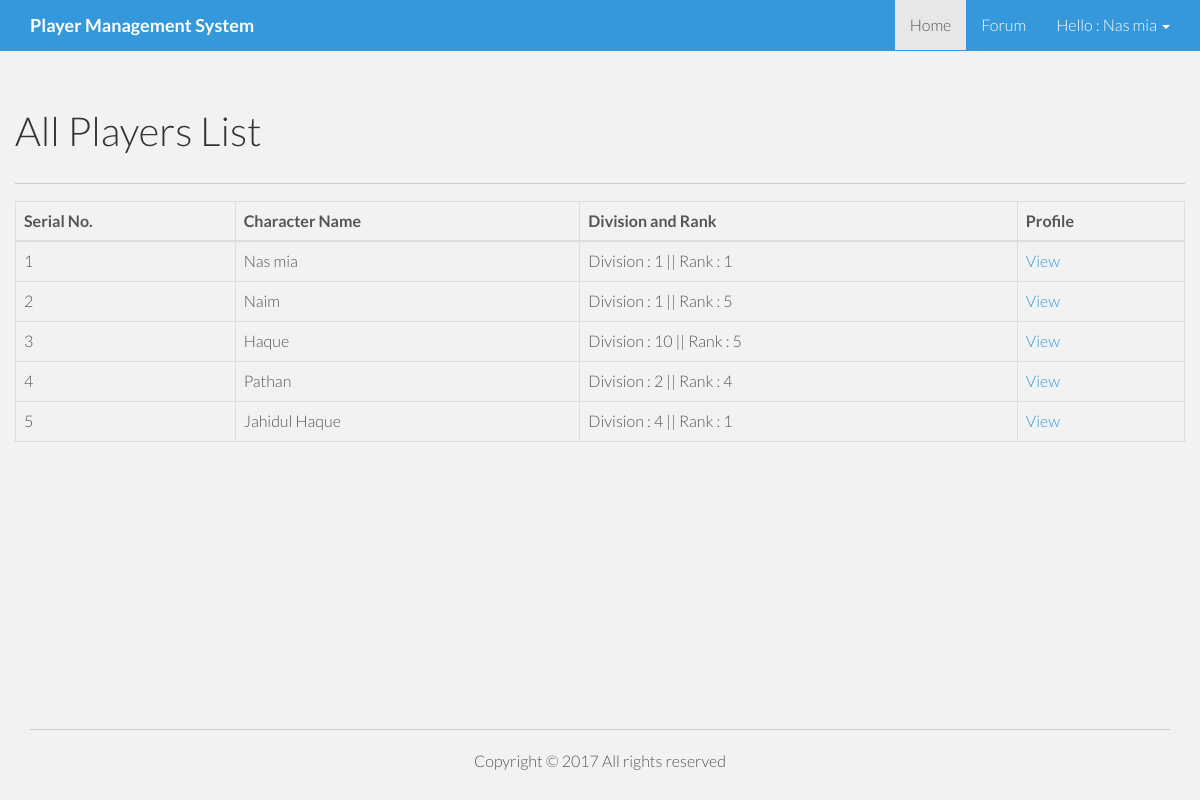
The page /index.php (signed in) on the database its author committed.
### tables this page shows
CREATE TABLE `tbl_users` (
  `id` int(16) NOT NULL,
  `username` varchar(255) NOT NULL,
  `character_name` varchar(255) NOT NULL,
  `email` varchar(255) NOT NULL,
  `avatar` varchar(255) DEFAULT 'upload/default_avatar.jpg',
  `password` varchar(255) NOT NULL,
  `division` int(16) NOT NULL DEFAULT '1',
  `rank` int(16) NOT NULL DEFAULT '1'
);

### lib/Session.php (called while the page is built, shortened)
<?php
	class Session
	{
		public static function get($key){
			if(isset($_SESSION[$key])){
				return $_SESSION[$key];
		}else{
			return false;
		}
	}
}
 ?>

### lib/Database.php (called while the page is built, shortened)
<?php
Class Database{
	public $host   = DB_HOST;
	public $user   = DB_USER;
	public $pass   = DB_PASS;
	public $dbname = DB_NAME;
	public $link;
	private function connectDB(){
	$this->link = new mysqli($this->host, $this->user, $this->pass, $this->dbname);
 }
	public function select($query){
		$result = $this->link->query($query) or die($this->link->error.__LINE__);
		if($result->num_rows > 0){
			return $result;
		} else {
			return false;
		}
	}
}

### index.php (the view, shortened to what this page needs)
<?php include 'inc/header.php'; ?>
         <div class="row">
                    <div class="col-lg-12">
                        <h1 class="page-header">
                            All Players List
                        </h1><hr>
                    </div>
                </div>
      	<table class="table table-bordered" id="example" >
			<thead>
				<tr>
					<th>Serial No.</th>
                    <th>Character Name</th>
                    <th>Division and Rank</th>
					<th>Profile</th>
				</tr>
			</thead>
			<tbody>
			<?php
				$query = "SELECT * FROM tbl_users ORDER BY id desc";
				$users = $db->select($query);
				if ($users) {
				$i=0;
				while ($result = $users->fetch_assoc()) {
				$i++;
			 ?>
				<tr class="odd gradeX">
					<td><?php echo $i; ?></td>
                    <td><?php echo $result['character_name']; ?></td>
                    <td>Division : <?php echo $result['division']; ?> || Rank : <?php echo $result['rank']; ?>
                     </td>
                    <td><a href="profile.php?id=<?php echo $result['id']; ?>">View
                     </td>
				</tr>
			<?php } }  ?>
			</tbody>
		</table>
     <?php include 'inc/footer.php'; ?>

### inc/header.php (shortened to what this page needs)
<?php
include 'lib/Session.php';
?>
<?php include 'lib/Database.php';?>
<?php
        $db = new Database();
 ?>
<!DOCTYPE html>
<html lang="en">
  <head>
    <link href="<?php echo SITE_URL;?>assets/css/bootstrap.css" rel="stylesheet">
    <link href="<?php echo SITE_URL;?>assets/css/main.css" rel="stylesheet">
      <link rel="stylesheet" href="https://maxcdn.bootstrapcdn.com/font-awesome/4.6.1/css/font-awesome.min.css">
  </head>
  <body>
    <div id="wrapper">
    <div id="header">
    <div class="navbar navbar-default navbar-fixed-top">
      <div class="container">
        <div class="navbar-header">
          <a class="navbar-brand" href="<?php echo SITE_URL;?>"><b>Player Management System</b></a>
        </div>
        <?php
                $path = $_SERVER['SCRIPT_FILENAME'];
                $currentpage = basename($path,'.php');
         ?>
        <div class="navbar-collapse collapse">
          <ul class="nav navbar-nav navbar-right">
            <li  <?php if($currentpage=='index'){echo 'class="active"';} ?>><a href="<?php echo SITE_URL;?>index.php">Home</a></li>
            <li  <?php if($currentpage=='forum' || $currentpage=='post' || $currentpage=='posts'){echo 'class="active"';} ?>><a href="<?php echo SITE_URL;?>forum.php">Forum</a></li>
            <li class="dropdown <?php if($currentpage=='myprofile' || $currentpage=='changepassword' || $currentpage=='editprofile'){echo 'active';} ?>" ><a class="dropdown-toggle" data-toggle="dropdown" href="#">Hello : <?php echo Session::get('characterName'); ?> <span class="caret"></span></a>
         </li>
          </ul>
        </div>
      </div>
    </div>
  </div>
  <div id="content">
      <div class="container">
        <div class="row main"><br><br><br>

### inc/footer.php (shortened to what this page needs)
            </div>
        </div>
      </div>
    <div id="footer">
      <div class="container">
          <hr>
        <p class="centered">Copyright &copy; 2017 All rights reserved</p>
      </div>
    </div>
    </div>
  </body>
</html>

### assets/css/main.css (style rules this page uses)
body { background-color: #f2f2f2; font-family: 'Lato', sans-serif; font-weight: 300; font-size: 16px; color: #555; -webkit-font-smoothing: antialiased; -webkit-overflow-scrolling: touch; }
h1, h2, h3, h4, h5, h6 { font-family: 'Lato', sans-serif; font-weight: 300; color: #333; }
h1 { font-size: 40px; }
p { line-height: 28px; margin-bottom: 25px; font-size: 16px; }
.centered { text-align: center; }
a { color: #3498db; word-wrap: break-word; -webkit-transition: color 0.1s ease-in, background 0.1s ease-in; -moz-transition: color 0.1s ease-in, background 0.1s ease-in; -ms-transition: color 0.1s ease-in, background 0.1s ease-in; -o-transition: color 0.1s ease-in, background 0.1s ease-in; transition: color 0.1s ease-in, background 0.1s ease-in; }
a:before, a:after { -webkit-transition: color 0.1s ease-in, background 0.1s ease-in; -moz-transition: color 0.1s ease-in, background 0.1s ease-in; -ms-transition: color 0.1s ease-in, background 0.1s ease-in; -o-transition: color 0.1s ease-in, background 0.1s ease-in; transition: color 0.1s ease-in, background 0.1s ease-in; }
hr { display: block; height: 1px; border: 0; border-top: 1px solid #ccc; margin: 1em 0; padding: 0; }
.navbar-default { background-color: #3498db; border-color: transparent; }
.navbar-default .navbar-brand { color: white; }
.navbar-default .navbar-nav > li > a { color: white; }
html, body { margin:0; padding:0; height:100%; }
#wrapper { min-height:100%; position:relative; }
#content { padding-bottom:100px; }
#footer { width:100%; position:absolute; bottom:0; left:0; }

### rows shown on the page
tbl_users: character_name "Nas mia", division "1", rank "1"
tbl_users: character_name "Naim", division "1", rank "5"
tbl_users: character_name "Haque", division "10", rank "5"
tbl_users: character_name "Pathan", division "2", rank "4"
tbl_users: character_name "Jahidul Haque", division "4", rank "1"

### other values the page prints
Session::get('characterName') "Nas mia"
